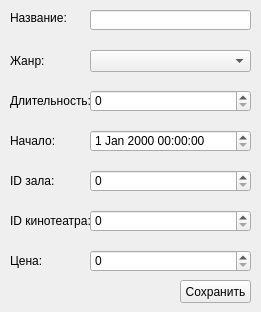
<?xml version="1.0" encoding="UTF-8"?>
<ui version="4.0">
 <class>Form</class>
 <widget class="QWidget" name="Form">
  <property name="geometry">
   <rect>
    <x>0</x>
    <y>0</y>
    <width>261</width>
    <height>312</height>
   </rect>
  </property>
  <property name="windowTitle">
   <string>Form</string>
  </property>
  <widget class="QLabel" name="label">
   <property name="geometry">
    <rect>
     <x>10</x>
     <y>10</y>
     <width>61</width>
     <height>16</height>
    </rect>
   </property>
   <property name="text">
    <string>Название:</string>
   </property>
  </widget>
  <widget class="QLabel" name="label_2">
   <property name="geometry">
    <rect>
     <x>10</x>
     <y>40</y>
     <width>71</width>
     <height>16</height>
    </rect>
   </property>
   <property name="text">
    <string/>
   </property>
  </widget>
  <widget class="QLineEdit" name="name_edit">
   <property name="geometry">
    <rect>
     <x>90</x>
     <y>10</y>
     <width>161</width>
     <height>20</height>
    </rect>
   </property>
  </widget>
  <widget class="QLabel" name="label_3">
   <property name="geometry">
    <rect>
     <x>10</x>
     <y>50</y>
     <width>51</width>
     <height>21</height>
    </rect>
   </property>
   <property name="text">
    <string>Жанр:</string>
   </property>
  </widget>
  <widget class="QComboBox" name="genre_combo_box">
   <property name="geometry">
    <rect>
     <x>90</x>
     <y>50</y>
     <width>161</width>
     <height>22</height>
    </rect>
   </property>
  </widget>
  <widget class="QLabel" name="label_4">
   <property name="geometry">
    <rect>
     <x>10</x>
     <y>90</y>
     <width>81</width>
     <height>21</height>
    </rect>
   </property>
   <property name="text">
    <string>Длительность:</string>
   </property>
  </widget>
  <widget class="QSpinBox" name="duration_box">
   <property name="geometry">
    <rect>
     <x>90</x>
     <y>90</y>
     <width>161</width>
     <height>22</height>
    </rect>
   </property>
   <property name="maximum">
    <number>999999</number>
   </property>
  </widget>
  <widget class="QDateTimeEdit" name="start_time_edit">
   <property name="geometry">
    <rect>
     <x>90</x>
     <y>130</y>
     <width>161</width>
     <height>22</height>
    </rect>
   </property>
  </widget>
  <widget class="QLabel" name="label_5">
   <property name="geometry">
    <rect>
     <x>10</x>
     <y>130</y>
     <width>81</width>
     <height>21</height>
    </rect>
   </property>
   <property name="text">
    <string>Начало:</string>
   </property>
  </widget>
  <widget class="QLabel" name="label_6">
   <property name="geometry">
    <rect>
     <x>10</x>
     <y>170</y>
     <width>81</width>
     <height>21</height>
    </rect>
   </property>
   <property name="text">
    <string>ID зала:</string>
   </property>
  </widget>
  <widget class="QSpinBox" name="room_id_box">
   <property name="geometry">
    <rect>
     <x>90</x>
     <y>170</y>
     <width>161</width>
     <height>22</height>
    </rect>
   </property>
   <property name="maximum">
    <number>99999</number>
   </property>
  </widget>
  <widget class="QSpinBox" name="cinema_id_box">
   <property name="geometry">
    <rect>
     <x>90</x>
     <y>210</y>
     <width>161</width>
     <height>22</height>
    </rect>
   </property>
   <property name="maximum">
    <number>9999</number>
   </property>
  </widget>
  <widget class="QLabel" name="label_7">
   <property name="geometry">
    <rect>
     <x>10</x>
     <y>210</y>
     <width>81</width>
     <height>21</height>
    </rect>
   </property>
   <property name="text">
    <string>ID кинотеатра:</string>
   </property>
  </widget>
  <widget class="QPushButton" name="save_button">
   <property name="geometry">
    <rect>
     <x>180</x>
     <y>280</y>
     <width>71</width>
     <height>23</height>
    </rect>
   </property>
   <property name="text">
    <string>Сохранить</string>
   </property>
  </widget>
  <widget class="QLabel" name="feedback_label">
   <property name="geometry">
    <rect>
     <x>10</x>
     <y>280</y>
     <width>161</width>
     <height>20</height>
    </rect>
   </property>
   <property name="text">
    <string/>
   </property>
  </widget>
  <widget class="QLabel" name="label_8">
   <property name="geometry">
    <rect>
     <x>10</x>
     <y>250</y>
     <width>81</width>
     <height>21</height>
    </rect>
   </property>
   <property name="text">
    <string>Цена:</string>
   </property>
  </widget>
  <widget class="QSpinBox" name="price_box">
   <property name="geometry">
    <rect>
     <x>90</x>
     <y>250</y>
     <width>161</width>
     <height>22</height>
    </rect>
   </property>
   <property name="maximum">
    <number>99999999</number>
   </property>
  </widget>
 </widget>
 <resources/>
 <connections/>
</ui>
